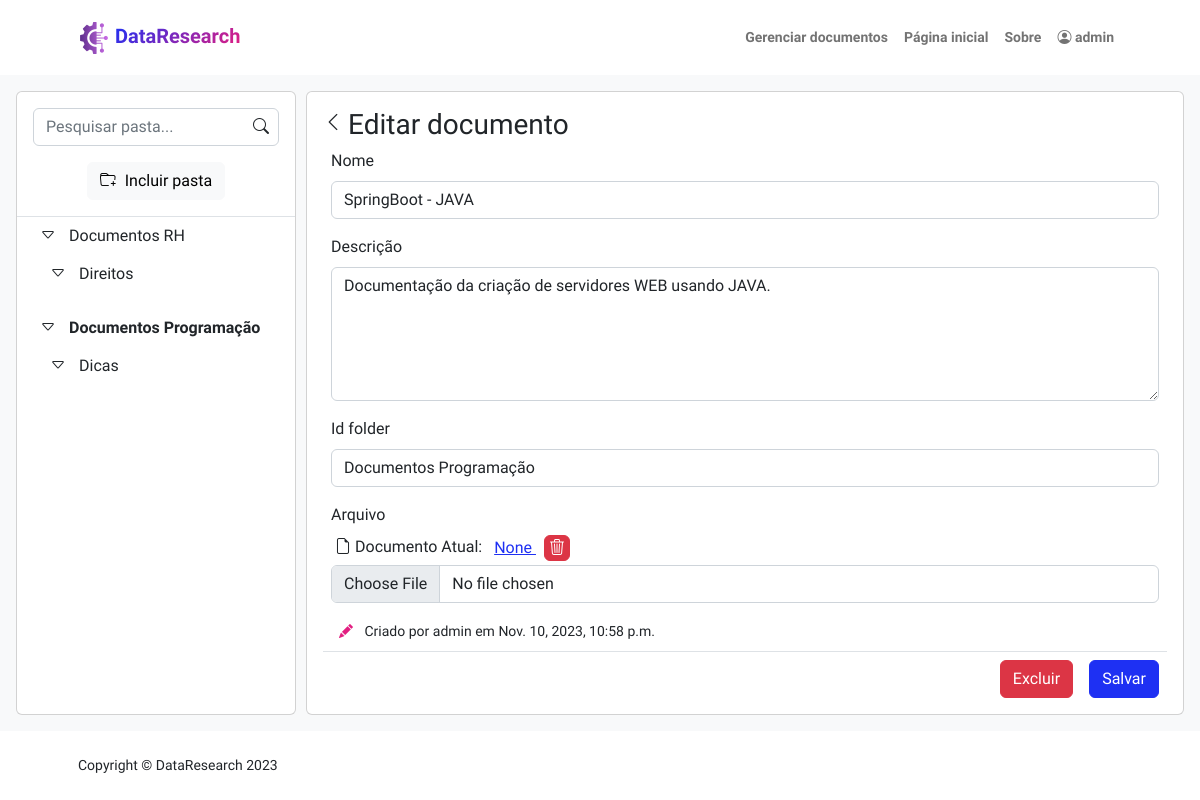
/documents/edit/40 (signed in), run on an earlier commit of the app's database.
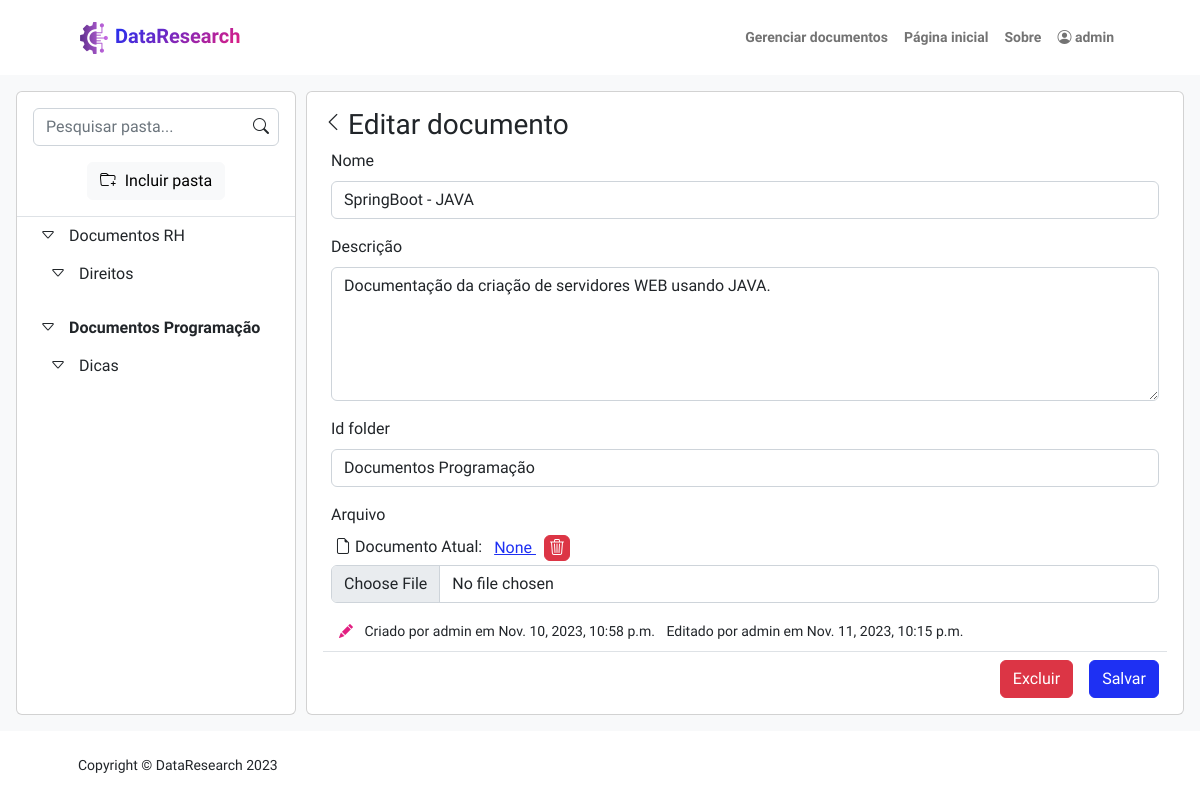
And on a later commit of the database.
### documents/models.py (models this page shows, shortened)
class File(models.Model):
    def file_directory_path(instance, filename):
        return f"{instance.user_created}/{filename}"
    id = models.AutoField(verbose_name="Seq.", primary_key=True, auto_created=True)
    name = models.CharField(verbose_name='Nome', max_length=255)
    file = models.FileField(verbose_name='Arquivo', upload_to=file_directory_path)
    description = models.TextField(verbose_name='Descrição', max_length=255)
    id_folder = models.ForeignKey(Folder, on_delete=models.PROTECT, verbose_name='Pasta', related_name='pasta')
    dt_created = models.DateTimeField(verbose_name='Data de criação', auto_now_add=True, null=True)
    dt_updated = models.DateTimeField(verbose_name='Data de atualização', auto_now=True, null=True)
    user_created = models.ForeignKey(User, on_delete= models.CASCADE, verbose_name='Criado por: ', related_name='usuario_criacao', null=True)
    user_updated = models.ForeignKey(User, on_delete= models.CASCADE, verbose_name='Atualizado por: ', related_name='usuario_atualizacao', null=True)
    def filename(self):
        if not self.file or not os.path.isfile(self.file.path):
            return None
        return os.path.basename(self.file.name)

### documents/views.py (the view)
# urls.py: path('edit/<int:pk>', views.document_add_edit, name='edit'),
@login_required(redirect_field_name="users:login")
def document_add_edit(request, pk = None):
    if request.POST or request.FILES:
        result = {
            'saved': False
        }
        if (pk is None):
            form = FileForm(data = request.POST)
        else:
            documentModel = get_object_or_404(File, pk=pk)
            form = FileForm(data = request.POST, instance= documentModel)
        if (form.is_valid()):
            try:
                document = form.save(commit=False)
                if (request.POST.get('delete_file') == 'true'):
                    if document.file:
                        if os.path.isfile(document.file.path):
                            os.remove(document.file.path)
                            document.file = None
                filepath = request.FILES.get('file', False)
                if (filepath):
                    if (not filepath.name.upper().endswith('PDF')):
                        result['error'] = 'O arquivo não é um PDF.'
                        return JsonResponse(result)
                    document.file = filepath
                if (document.pk):
                    document.user_updated = request.user
                else:
                    document.user_created = request.user
                document.save()
                OpenIAService().appendInstance(document)
                if (filepath):
                    OpenIAService().appendFile(document)
                result['saved'] = True
            except Exception as a:
                result['error'] = str(a)
            return JsonResponse(result)
    else:
        if (pk is None):
            form = FileForm()
            setattr(form, 'form_url', '/documents/add/')
            setattr(form, 'form_title', 'Adicionar documento ')
        else:
            documentModel = get_object_or_404(File, pk=pk)
            form = FileForm(instance = documentModel)
            setattr(form, 'form_url', f'/documents/edit/{pk}')
            setattr(form, 'form_title', 'Editar documento ')
    return render(request, "documents/add_edit.html", {"form": form, 'folders': Folder.create_folder_tree(), 'folders_list' : Folder.objects.all()})

### documents/forms.py
class FileForm(forms.ModelForm ):
    id = forms.CharField(max_length=255, widget=forms.HiddenInput(), required=False)
    name = forms.CharField(label='Nome', max_length=255)
    description = forms.CharField(label='Descrição', max_length=255, widget= forms.Textarea(attrs={'rows':5}))
    file = forms.FileField(label='Arquivo', required=False)
    id_folder = forms.ModelChoiceField(queryset=Folder.objects.all())
    class Meta:
        model = File
        exclude = ['dt_created', 'dt_updated', 'user_created', 'user_updated']
    field_order = ['id','name', 'description', 'id_folder', 'file']

### documents/models.py (called while the page is built)
    def __str__(self):
        return self.name

### documents/templatetags/controllForms.py (called while the page is built)
@register.filter('input_type')
def input_type(ob):
    return ob.field.widget.__class__.__name__

@register.filter(name='add_classes')
def add_classes(value, arg):
    css_classes = value.field.widget.attrs.get('class', '')
    if css_classes:
        css_classes = css_classes.split(' ')
    else:
        css_classes = []
    args = arg.split(' ')
    for a in args:
        if a not in css_classes:
            css_classes.append(a)
    return value.as_widget(attrs={'class': ' '.join(css_classes)})

### documents/templates/documents/add_edit.html (shortened to what this page needs)
{% extends "BuscaSemantica/base.html" %}
{% block content %}
{% load controllForms %}
    <div class="p-3 bg-light h-100">
        <div class="d-flex flex-row h-100">
            <div class="card d-flex flex-column flex-shrink-0 h-100" style="margin-right: 10px; width: 280px;">
                {% include "documents/folder-tree/folder-tree.html" with folder_tree=folders %}
            </div>
            <div class="card d-flex flex-column flex-shrink-0 p-3 h-100" style="width: calc(100% - 290px);">
                <div class='d-flex flex-row'>
                    <a class="nav-link" href="{% url 'documents:list' %}"><i class="bi bi-chevron-left" style="font-size: 1.25rem;margin-right:5px"></i></a>
                    <h3>{{form.form_title}}</h3>
                </div>
                <form id='form_document' style="height: calc(100% - 38px);" class=' d-flex flex-column' enctype="multipart/form-data">
                    <div class="overflow-auto border-bottom px-2 h-100" >
                        {% for field in form %}
                            {% if field|input_type == 'HiddenInput' %}
                                {{field}}
                            {% elif field.name == 'file'  %}
                                <div class="mb-3">
                                    <label for="{{field.name}}" class="form-label">{{field.label}}</label>
                                    {% if form.instance.file %}
                                    <div class='d-flex flex-row mb-1'>
                                        <i class="bi bi-file-earmark mx-1 text-decoration-none"> </i>
                                        <div class=''>
                                            <span> Documento Atual: </span>
                                            <a class="mx-2" href="/media/{{form.instance.file}}" download> {{form.instance.filename}} </a>
                                            <button type="button" data-bs-toggle="button" id="delete-file" class=" p-0 px-1 btn btn-danger">
                                                <i class="bi bi-trash3"></i>
                                            </button>
                                        </div>
                                    </div>
                                    {% endif %}
                                    <input type="file" accept="application/pdf" name="file" class="form-control" id="id_file">
                                </div>
                            {% else %}
                            <div class="mb-3">
                                <label for="{{field.name}}" class="form-label">{{field.label}}</label>
                                {{field|add_classes:'form-control'}}
                            </div>
                            {% endif %}
                        {% endfor %}
                        <p class="card-text">
                            <small class="text-body-secondary">
                                {% if form.instance.pk %}
                                <i class="bi bi-pencil-fill text-secondary px-2"></i>
                                <span>Criado por {{form.instance.user_created}} em {{form.instance.dt_created}} </span>
                                    {% if form.instance.user_updated %}
                                        <span class='mx-2'>Editado por {{form.instance.user_updated}} em {{form.instance.dt_updated}} </span>
                                    {% endif %}
                                {% endif %}
                            </small>
                        </p>
                    </div>
                    <div class='d-flex flex-row-reverse'>
                        <button type="submit" class="btn mt-2 mx-2 btn-primary">Salvar</button>
                        {% if form.instance.pk %}
                        <button type="button" data-bs-toggle="modal" data-bs-target="#delete_document" class="btn mt-2 mx-2 btn-danger">Excluir</button>
                        {% endif %}
                    </div>
                </form>
            </div>
        </div>
    </div>
{% endblock %}

What changed in the data, as far as the page shows it:
changed File "None": user_updated_id empty → 1 (drawn); instance.user_updated (not shown) → "admin"; instance.dt_updated (not shown) → "Nov. 11, 2023, 10:15 p.m."
Also different on the page:
text now shown: "Editado por em"
